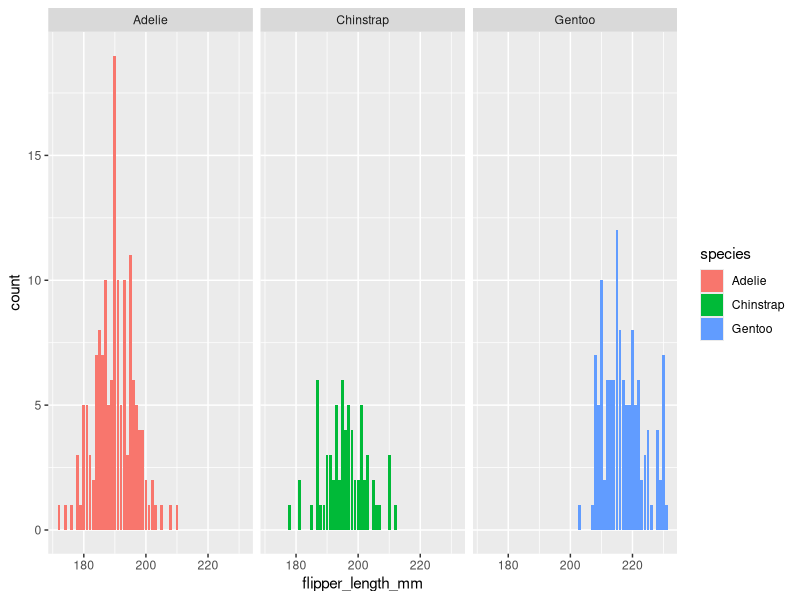
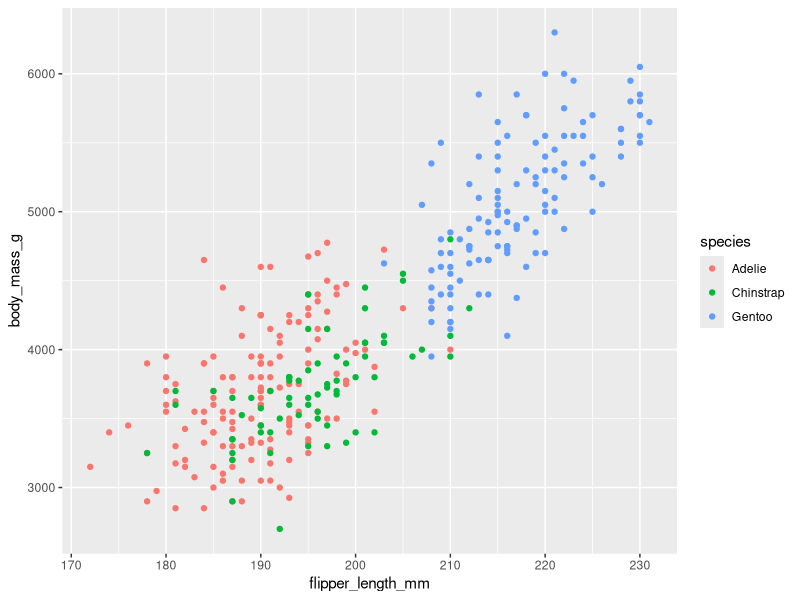
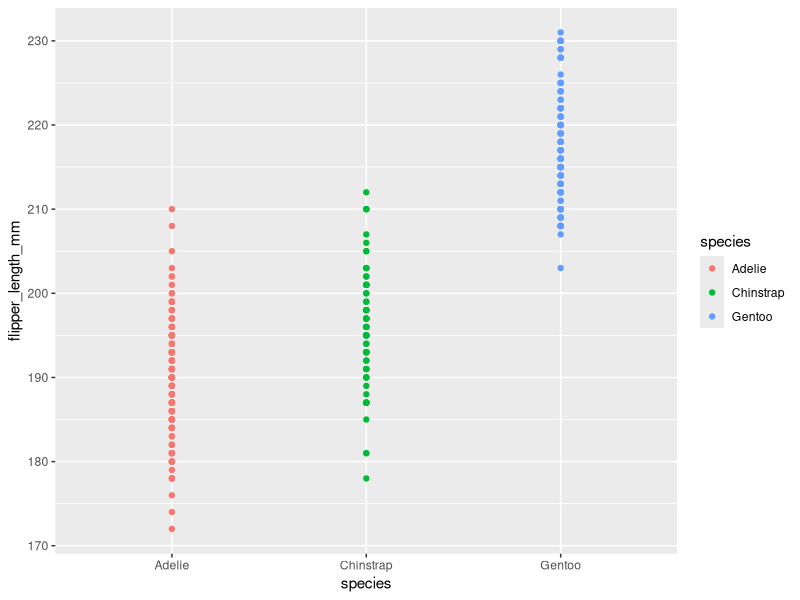

Here is the R script that generated these plots, in order:
## ---- chunk 1
knitr::opts_chunk$set(warning = FALSE, message = FALSE) 
## ---- chunk 2
library(tidyverse)
library(palmerpenguins)
## ---- chunk 3
head(penguins)
## ---- chunk 4
colnames(penguins)
## ---- chunk 5
ggplot(data = penguins) +
  geom_bar(mapping = aes(x = flipper_length_mm, fill = species)) +
  facet_wrap(~species)
## ---- chunk 6

ggplot(data = penguins) +

  geom_point(mapping = aes(x = flipper_length_mm, y = body_mass_g, color = species))

## ---- chunk 7
ggplot(data = penguins) +
  geom_point(mapping = aes(x = species, y = flipper_length_mm, color = species))
